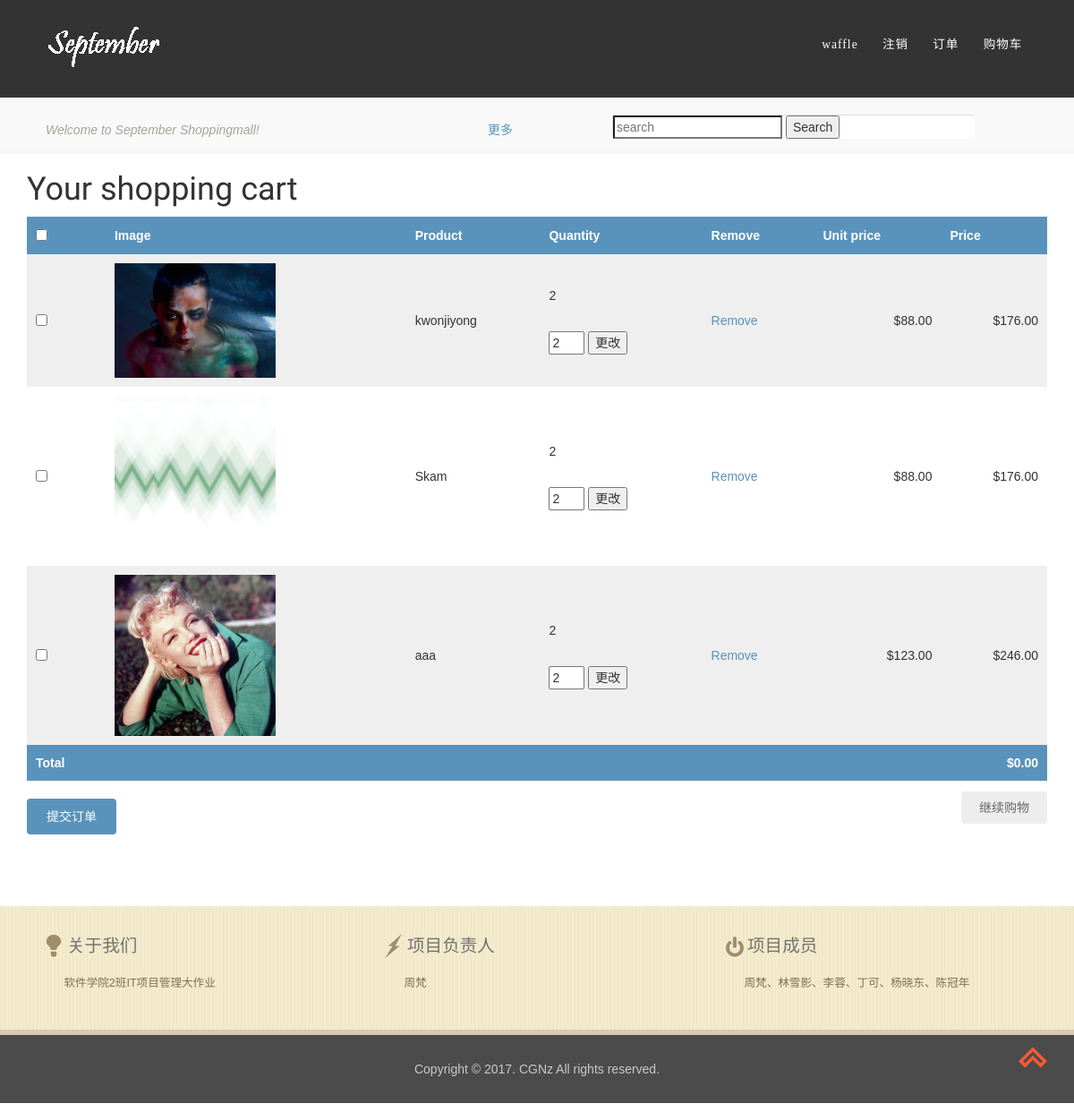
The page /cart/ (signed in) on the database as committed earlier.
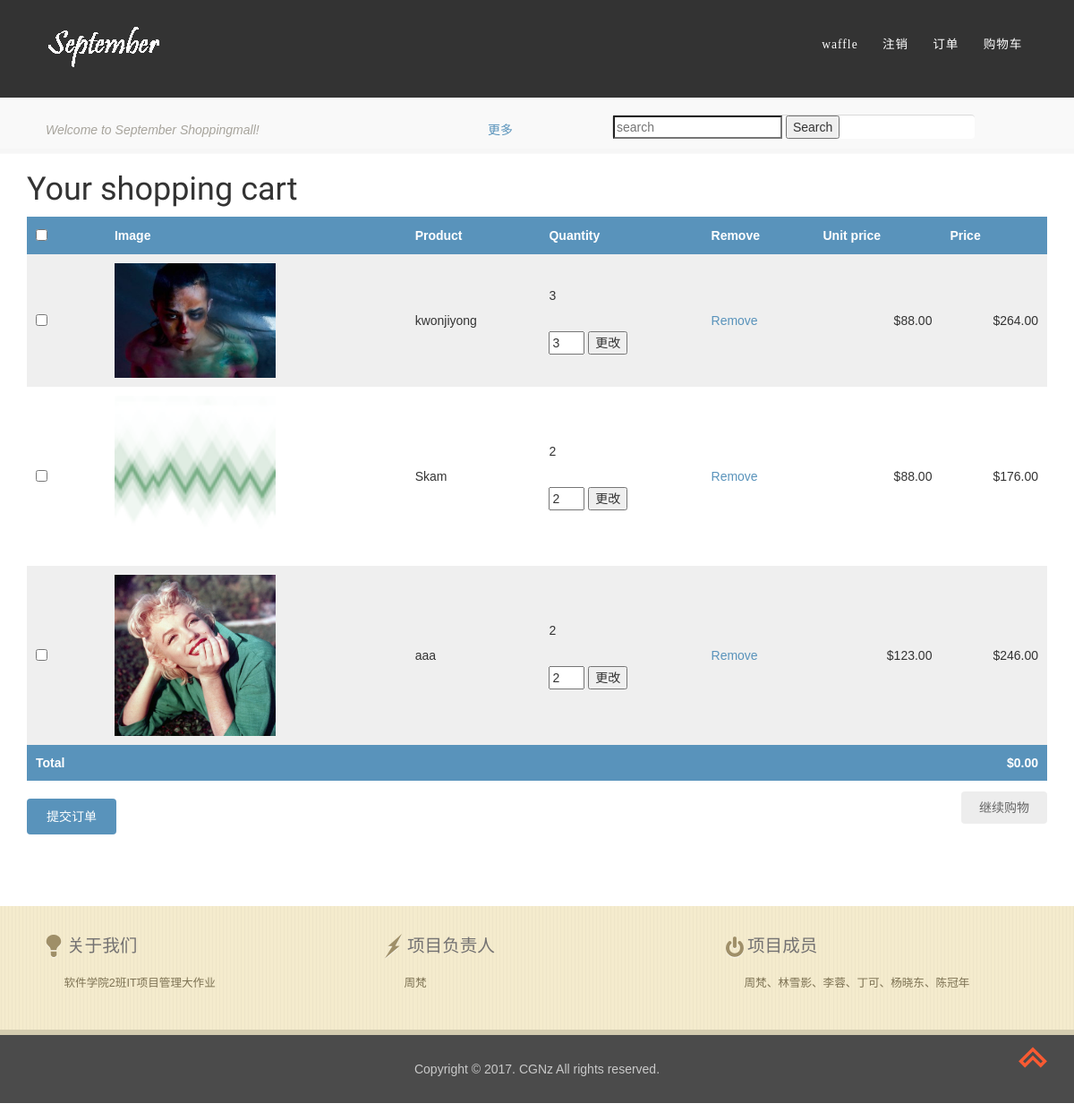
The same page on the database as committed later.
### cart/models.py (models this page shows, shortened)
class CartItem(models.Model):
	cart=models.ForeignKey(Cart,related_name='items')
	item=models.ForeignKey(Product,related_name='carts')
	item_quantity=models.IntegerField(default=1)
	class Meta:
		ordering=('cart',)
	def get_price(self):
		return self.item.price*self.item_quantity

### shop/models.py (models this page shows, shortened)
class Product(models.Model):
    category = models.ForeignKey(Category, related_name='products')
    name = models.CharField(max_length=200, db_index=True)
    slug = models.SlugField(max_length=200, db_index=True)
    image = models.ImageField(upload_to='products/%Y/%m/%d', blank=True)
    description = models.TextField(blank=True)
    price = models.DecimalField(max_digits=10, decimal_places=2)
    stock = models.PositiveIntegerField()
    available = models.BooleanField(default=True)
    created = models.DateTimeField(auto_now_add=True)
    updated = models.DateTimeField(auto_now=True)
    class Meta:
        ordering = ('-created',)
        index_together = (('id', 'slug'),)
    def get_absolute_url(self):
        return reverse('shop:product_detail', args=[self.id, self.slug])

### cart/views.py (the view)
@login_required(login_url='/account/login')
def cart_detail(request):
	cart=get_object_or_404(Cart,user=request.user)
	items=CartItem.objects.filter(cart=cart)
	cart_product_form=CartAddProductForm()
	return render(request,'cart/detail.html',{'cart':cart,'items':items,'cart_product_form':cart_product_form})

### cart/forms.py
class CartAddProductForm(forms.Form):
    quantity = forms.TypedChoiceField(choices=PRODUCT_QUANTITY_CHOICES,
                                      coerce=int)

### cart/templates/cart/detail.html (shortened to what this page needs)
{% extends "shop/base.html" %}
{% load static %}
{% block content %}
<div class="container">
    <h1>Your shopping cart</h1>
    <form method="GET" action="{% url 'cart:checkout' %}">
        <table  style="width:100%; margin-bottom:20px">
            <thead >
                <tr>
                    <th><input type="checkbox" id="checkAll" name="checkAll"></th>
                    <th>Image</th>
                    <th>Product</th>
                    <th>Quantity</th>
                    <th>Remove</th>
                    <th>Unit price</th>
                    <th>Price</th>
                </tr>
            </thead>
            <tbody>
                {% for item in items %}
                {% with product=item.item %}
                <tr>
                    <td>
                        <input type="checkbox" name="checkbox" id="checkbox" value="{{item.id}}" class="is-checked">
                    </td>
                    <td>
                        <a href="{{product.get_absolute_url}}">
                            <img style="width:180px "src="{% if product.image %}{{product.image.url}}{% else %}{% static 'img/no_image.png' %}{% endif %}">
                        </a>
                    </td>
                    <td>{{product.name}}</td>
                    <td>
                        <p class="item-quantity">{{item.item_quantity}}</p>
                        <div><br></div>
                        <div>
                            <input type="text" name="quantity" class="quantity-field" value="{{item.item_quantity}}" style="width:40px">
                            <input type="button" class="quantity-verify" value="更改">
                        </div>
                    </td>
                    <td><a href="{% url 'cart:cart_remove' product.id %}">Remove</a></td>
                    <td class="num unit-price">${{product.price}}</td>
                    <td class="num unit-total-price">${{item.get_price}}</td>
                </tr>
                {% endwith %}
                {% endfor %}
                <tr class="total">
                    <td>Total</td>
                    <td colspan="5"></td>
                    <td class="num total-price">$0.00</td>
                </tr>
            </tbody>
        </table>
        <p class="text-right">
            <input type="submit" value="提交订单" style="width:100px">
            <a href="{% url 'shop:product_list' %}" class="button light">继续购物</a>
        </p>
    </form>
    <div class="clearfix"></div>
</div>
{% endblock %}

Rows that differ between the two databases and show on the page:
changed CartItem "kwonjiyong": item_quantity "2" → "3"; quantity "2" → "3"; get_price "176.00" → "264.00"
